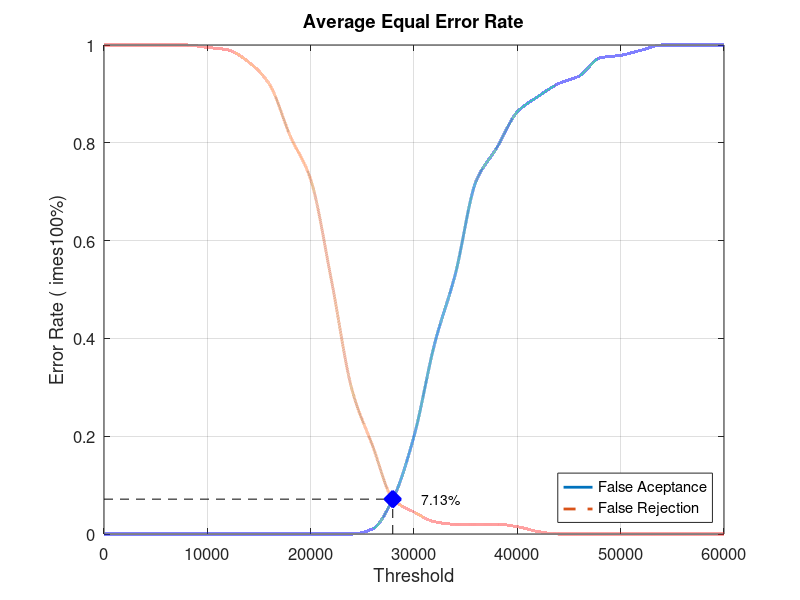
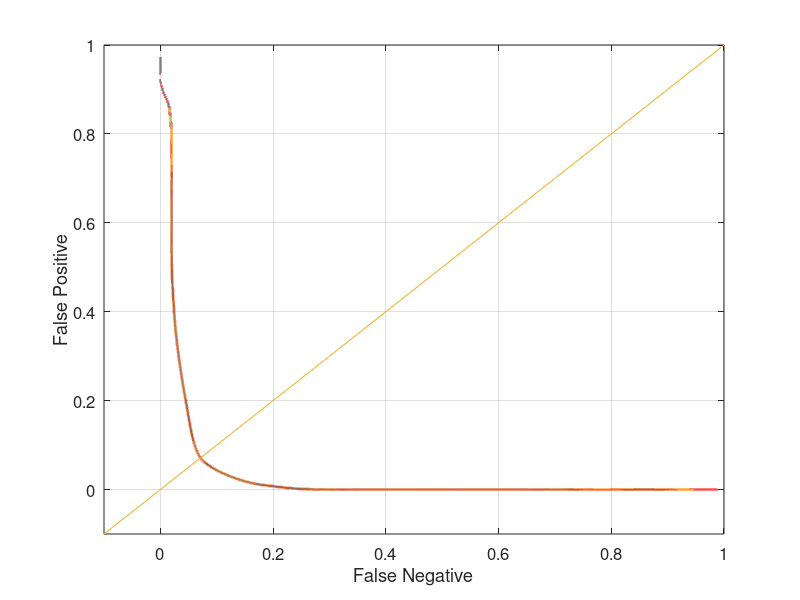

Write the MATLAB code that produced these figures, in order.
close all;
clear;
clc;
x = 0:2000:60000;
xq = 0:0.5:60000;

y0 = [0 0 0 0 0 0 0 0 0 0 0 0 0 0.0105263 0.0736842 0.2 0.389474 0.531579 0.721053 0.789474 0.863158 0.894737 0.921053 0.936842 0.973684 0.978947 0.989474 1 1 1 1]
yy0 = interp1(x, y0, xq, 'pchip');
y1 = [1 1 1 1 1 0.995 0.99 0.965 0.92 0.815 0.725 0.52 0.295 0.18 0.07 0.045 0.025 0.02 0.02 0.02 0.015 0.005 0 0 0 0 0 0 0 0 0]
yy1 = interp1(x, y1, xq, 'pchip');

% Calculating EER: 
y2 = abs(y0 - y1);
find(y2 == min(y2))
yy2 = abs(yy0 - yy1);
xEER = find(yy2 == min(yy2));
xEERIndex = xq(xEER) % X-axis EER
yEER = yy0(xEER) % Y-axis EER

main = figure
plot(xq, yy0,'-','LineWidth', 2);	hold on
plot(xq, yy1,'--','LineWidth', 2);	hold on
plot([xEERIndex xEERIndex], [0 yEER], 'k--');	hold on
plot([0 xEERIndex], [yEER yEER], 'k--');	hold on
plot(xEERIndex, yEER, 'bx', 'LineWidth', 10);	hold on
text(xEERIndex + 10 * xEERIndex / 100, yEER, [num2str(round((10000 * yEER)) / 100) '%'])
legend('False Aceptance', 'False Rejection', 'Location', 'SouthEast')
xlabel('Threshold')
ylabel('Error Rate (	imes100%)')
title('Average Equal Error Rate')
set(gca, 'FontSize', 12)
axis([0 60000 0 1])
grid on

print(main, 'Database3_1Main', '-dpng');
FNRxFPR = figure('Color', [1 1 1]);
plot(yy1, yy0, '-', yy1, yy0, 'LineWidth', 2);
hold on
y = -0.1:0.1:1
plot(y, y); 
set(gca, 'FontSize', 12)
xlabel('False Negative')
ylabel('False Positive')
axis([-0.1 1 -0.1 1])
set(gca, 'FontSize', 12)
grid on

print(FNRxFPR, 'Database3_1FNRxFPR','-dpng');
